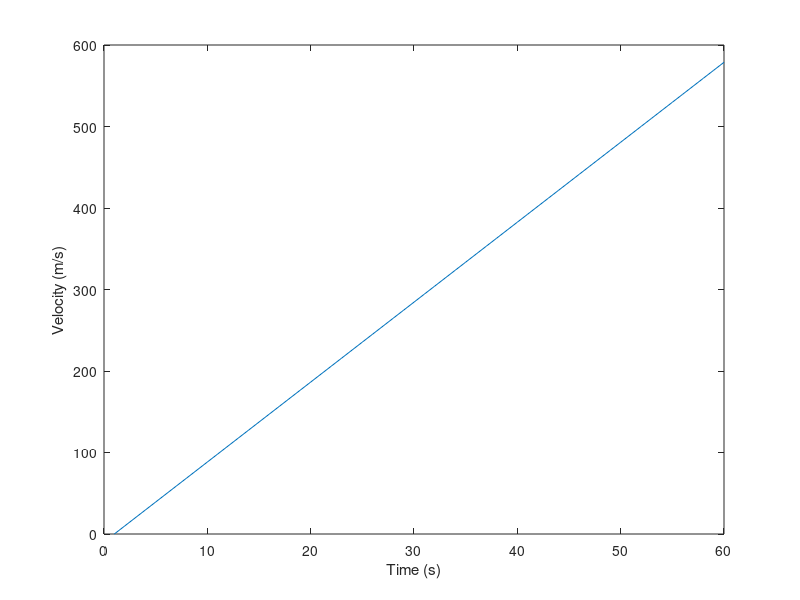
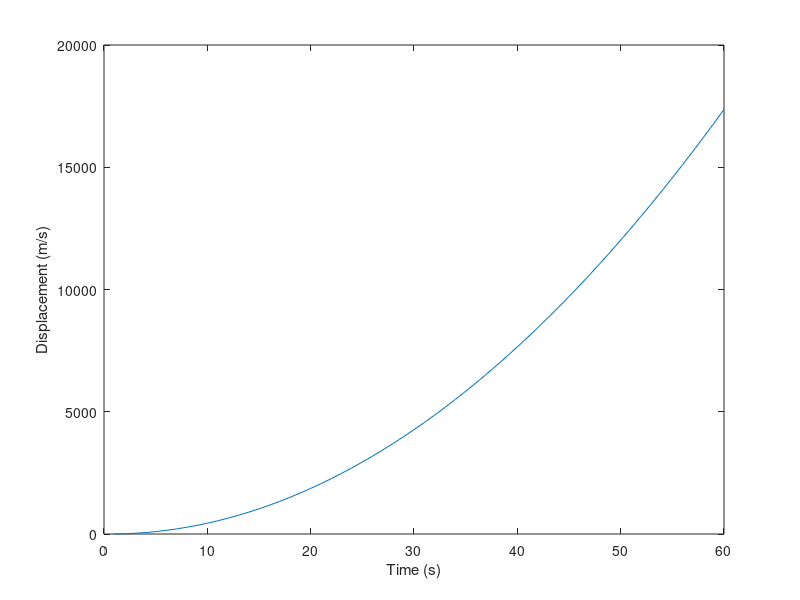

These charts were generated, in order, by the following MATLAB code:
% 4/6/2020 example of object falling due to gravity
% Code by Christian Pedersen

clear all
close all
clc

%%

% Gravity accelerates objects downward at 9.81 m/s^2
% a = 9.81

% Equation for displacement over time
% x = x0 + v0*t
% x = x0 + v0*t 

% Equation for velocity over time
% v = v0 + a*t

% INSTRUCTIONS:
% Use the above equations within a loop to model the free fall of an 
% object due to gravity. Let's say the object starts at a height of 10000
% meters.
%
% 1) Plot the velocity and displacement of the object over time
%
% 2) Use matlab to find how long it takes for the object to hit the ground
%

%% Skeleton code:

a = 9.81; % m/s^2
v(1) = 0; % m/s
x(1) = 0; % m
flagfirst = 0;

% This is called a for loop, it repeats the contained lines of code for
% each value of t.
for t = 1:60 % calculating displacement and velocity for each second
    
    
    % Hint: calculate velocity for the next timepoint t
    v(t+1) = v(t) + a;
    
    % Hint: calculate displacement for the next timepoint t
    x(t+1) = x(t) + v(t+1);
    
    % flag when displacement exceeds 10km
    if x(t+1) >= 10000 && flagfirst == 0
        landingTime = t
        flagfirst = 1;
    end
    
end

% plot velocity over time
figure(1)
plot(1:60,v(1:60))
xlabel('Time (s)')
ylabel('Velocity (m/s)')

% plot displacement over time
figure(2)
plot(1:60,x(1:60))
xlabel('Time (s)')
ylabel('Displacement (m/s)')




